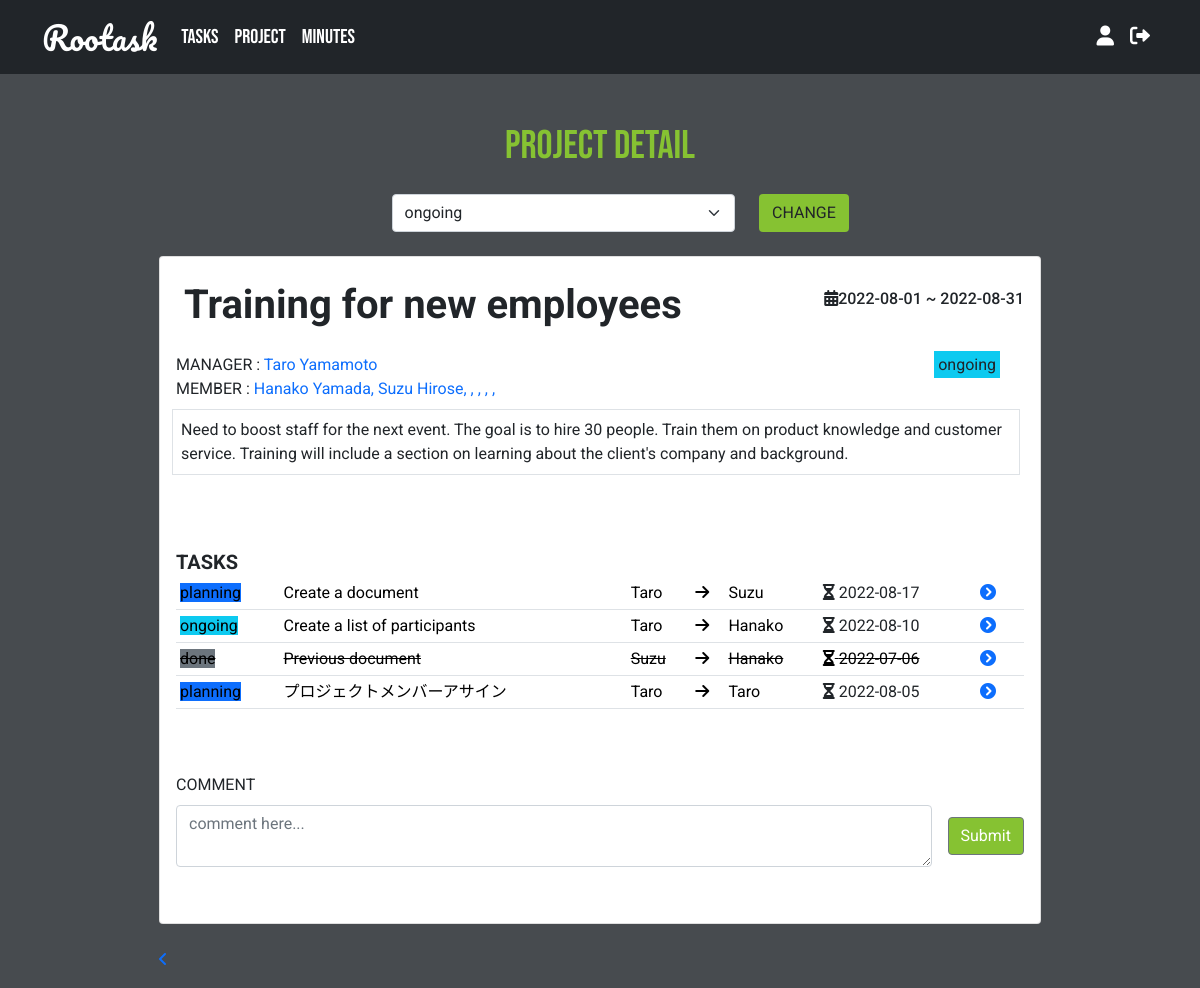
The app's page /views/project-detail.php?project_id=70 (signed in) with its own data.
### tables this page shows
CREATE TABLE `projects` (
  `project_id` int(5) NOT NULL,
  `user_id` int(5) NOT NULL,
  `project_name` varchar(100) NOT NULL,
  `manager_id` int(15) NOT NULL,
  `project_start` date NOT NULL,
  `project_end` date NOT NULL,
  `note` varchar(1000) NOT NULL,
  `project_status` varchar(10) NOT NULL
);

CREATE TABLE `users` (
  `user_id` int(11) NOT NULL,
  `account_id` int(11) NOT NULL,
  `first_name` varchar(50) NOT NULL,
  `last_name` varchar(50) NOT NULL,
  `email` varchar(100) DEFAULT NULL,
  `avatar` varchar(255) DEFAULT 'profile.jpg',
  `division` varchar(50) DEFAULT NULL,
  `position` varchar(50) DEFAULT NULL
);

CREATE TABLE `member` (
  `project_mem_id` int(15) NOT NULL,
  `project_man_id` int(15) NOT NULL,
  `project_id` int(15) NOT NULL,
  `member_id_1` int(15) DEFAULT NULL,
  `member_id_2` int(15) DEFAULT NULL,
  `member_id_3` int(15) DEFAULT NULL,
  `member_id_4` int(15) DEFAULT NULL,
  `member_id_5` int(15) DEFAULT NULL,
  `member_id_6` int(15) DEFAULT NULL,
  `member_id_7` int(15) DEFAULT NULL,
  `member_id_8` int(15) DEFAULT NULL,
  `member_id_9` int(15) DEFAULT NULL
);

CREATE TABLE `tasks` (
  `task_id` int(15) NOT NULL,
  `project_id` int(15) NOT NULL,
  `user_id` int(15) NOT NULL,
  `task_name` varchar(50) NOT NULL,
  `assign_id` int(30) NOT NULL,
  `date_posted` timestamp NOT NULL DEFAULT CURRENT_TIMESTAMP ON UPDATE CURRENT_TIMESTAMP,
  `deadline` date DEFAULT NULL,
  `task_status` varchar(15) NOT NULL DEFAULT 'ongoing',
  `note` varchar(300) DEFAULT NULL
);

### views/project-detail.php (the view, shortened to what the rows shown need)
<?php
require_once "../classes/project.php";
$project_id = $_GET['project_id'];
require_once "../classes/project.php";
$project = new Project;
$project_result = $project->getAProject($project_id);
$project_row = $project_result->fetch_assoc();
$project_manager = $project->getManager($project_id);
$project_member_1_row = $project->getMember1($project_id);
$project_member_2_row = $project->getMember2($project_id);
$project_member_3_row = $project->getMember3($project_id);
?>
<!DOCTYPE html>
<html lang="en">
<head>
    <link href="https://cdn.jsdelivr.net/npm/bootstrap@5.1.3/dist/css/bootstrap.min.css" rel="stylesheet">
    <link rel="stylesheet" href="https://cdnjs.cloudflare.com/ajax/libs/font-awesome/6.0.0/css/all.min.css"/>
    <link rel="stylesheet" href="../styles/style.css">
</head>
<body>
<div  class="container-fluid">
    <main class="h-100 w-75 mx-auto mt-5">
        <h1 class="text-center">Project Detail</h1>
        <div class="row w-50 mx-auto my-4">
                <div class="col-10">
                        <form action="" method="post">
                        <select class="form-select" name="project_status" id="">
                        <option selected value="<?= $project_row['project_status']?>"> <?=$project_row['project_status'] ?> </option>
                        <?php
                        require_once "../classes/project.php";
                        $project = new Project;
                        $manager = $project->getAProject($project_id);
                        ?>
                        </select>
                </div>
            </div>
        <div class="card">
            <div class="card-body">
            <div class="row">
                <div class="col-8">
                    <h4 class="fs-1 m-2 fw-bold"><?= $project_row['project_name'] ?></h4>
                </div>
                <div class="col-4">
                    <p class="text-end">
                    <h6 class="text-end"><i class="fa-solid fa-calendar-days"></i><?= $project_row['project_start'] ?> ~ <?= $project_row['project_end'] ?></h6>
                </div>
                <p class="card-text">
                    <div class="row">
                        <div class="col-9">
                            <div>
                                MANAGER : </span><span class="text-primary"><?= $project_manager['first_name']." ".$project_manager['last_name'] ?></span>
                            </div>
                            <div>
                                MEMBER : </span><span class="text-primary"><?= $project_member_1_row['first_name'] ." ". $project_member_1_row['last_name'] ?>,
                                <span class="text-primary"><?= $project_member_2_row['first_name'] ." ". $project_member_2_row['last_name'] ?>,
                                <span class="text-primary"><?= $project_member_3_row['first_name'] ." ". $project_member_3_row['last_name'] ?>,
                            </div>
                        </div>
                        <div class="col-3 text-end">
                        <td>
                                <?php
                                    if($project_row['project_status'] == "ongoing"){
                                ?>
                                        <span class="text-center bg-info p-1"><?=$project_row['project_status']?></span>
                                <?php
                                    }elseif($project_row['project_status'] == "planning"){
                                ?>
                                        <span class="text-center bg-primary p-1"><?=$project_row['project_status']?></span>
                                <?php
                                    }elseif($project_row['project_status'] == "pending"){
                                ?>
                                        <span class="text-center bg-success p-1"><?=$project_row['project_status']?></span>
                                <?php
                                    }elseif($project_row['project_status'] == "postpone"){
                                ?>
                                    <span class="text-center bg-warning p-1"><?=$project_row['project_status']?></span>
                                <?php
                                    }elseif($project_row['project_status'] == "canceled"){
                                ?>
                                    <span class="text-center bg-danger p-1"><?=$project_row['project_status']?></span>
                                <?php
                                    }elseif($project_row['project_status'] == "done"){
                                ?>
                                    <span class="text-center bg-secondary p-1"><?=$project_row['project_status']?></span>
                                    <?php
                                    }
                                    ?>
                                </td>
                        </div>
                        <p class="border p-2 m-2 mb-4"><?= $project_row['note'] ?></p>
                    </div>
                    <div class="table-responsive">
                        <table class="table table-sm">
                            <tbody>
                                <?php
                                require_once "../classes/task.php";
                                $task = new Task;
                                $specific_tasks_result = $task->getSpecificTasks($project_id);
                                while($specific_tasks_row = $specific_tasks_result->fetch_assoc()){
                                    if($specific_tasks_row['task_status'] != 'done' && $specific_tasks_row['task_status'] != 'canceled'){
                                    ?>
                                        <tr>
                                        <td scope="row">
                                        <?php
                                            if($specific_tasks_row['task_status'] == "ongoing"){
                                        ?>
                                                <a href="task-detail.php?task_id=<?= $specific_tasks_row['task_id'] ?>" class="text-decoration-none text-black"><span class="text-center bg-info"><?=$specific_tasks_row['task_status']?></span></a>
                                        <?php
                                            }elseif($specific_tasks_row['task_status'] == "planning"){
                                        ?>
                                                <a href="task-detail.php?task_id=<?= $specific_tasks_row['task_id'] ?>" class="text-decoration-none text-black"><span class="text-center bg-primary"><?=$specific_tasks_row['task_status']?></span></a>
                                        <?php
                                            }elseif($specific_tasks_row['task_status'] == "pending"){
                                        ?>
                                                <a href="task-detail.php?task_id=<?= $specific_tasks_row['task_id'] ?>" class="text-decoration-none text-black"><span class="text-center bg-success"><?=$specific_tasks_row['task_status']?></span></a>
                                        <?php
                                            }elseif($specific_tasks_row['task_status'] == "postpone"){
                                        ?>
                                                <a href="task-detail.php?task_id=<?= $specific_tasks_row['task_id'] ?>" class="text-decoration-none text-black"><span class="text-center bg-warning"><?=$specific_tasks_row['task_status']?></span></a>
                                        <?php
                                            }elseif($specific_tasks_row['task_status'] == "canceled"){
                                        ?>
                                                <a href="task-detail.php?task_id=<?= $specific_tasks_row['task_id'] ?>" class="text-decoration-none text-black"><span class="text-center bg-danger"><?=$specific_tasks_row['task_status']?></span></a>
                                        <?php
                                            }elseif($specific_tasks_row['task_status'] == "done"){
                                        ?>
                                                <a href="task-detail.php?task_id=<?= $specific_tasks_row['task_id'] ?>" class="text-decoration-none text-black"><span class="text-center bg-secondary"><?=$specific_tasks_row['task_status']?></span></a>
                                            <?php
                                            }
                                            ?>
                                        </td>
                                        <td><a href="task-detail.php?task_id=<?= $specific_tasks_row['task_id'] ?>" class="text-decoration-none text-black"><?= $specific_tasks_row['task_name'] ?></a></td>
                                        <td><a href="task-detail.php?task_id=<?= $specific_tasks_row['task_id'] ?>" class="text-decoration-none text-black"><?= $specific_tasks_row['first_name'] ?></a></td>
                                        <td><a href="task-detail.php?task_id=<?= $specific_tasks_row['task_id'] ?>" class="text-decoration-none text-black"><i class="fa-solid fa-arrow-right"></i></a></td>
                                        <!-- <?php
                                        $task_id = $specific_tasks_row['task_id'];
                                        $task_assign = new Task;
                                        $specific_tasks_assign = $task_assign ->getAssignName($task_id);
                                        $specific_assign_row = $specific_tasks_assign->fetch_assoc();
                                        ?> -->
                                        <td><a href="task-detail.php?task_id=<?= $specific_tasks_row['task_id'] ?>" class="text-decoration-none text-black"><?= $specific_assign_row['first_name']?></a></td>
                                        <td><i class="fa-solid fa-hourglass"></i> <?= $specific_tasks_row['deadline'] ?></td>
                                        <td><a href="task-detail.php?task_id=<?= $specific_tasks_row['task_id'] ?>"><i class="fa-solid fa-circle-chevron-right"></i></a></td>
                                        <td></td>
                                        </tr>
                                    <?php
                                    }else{
                                    ?>
                                        <tr>
                                        <td scope="row"><a href="task-detail.php?task_id=<?= $specific_tasks_row['task_id'] ?>" class="text-decoration-line-through text-black"><span class="bg-secondary"><?= $specific_tasks_row['task_status'] ?></span></a></td>
                                        <td><a href="task-detail.php?task_id=<?= $specific_tasks_row['task_id'] ?>" class="text-decoration-line-through text-black"><?= $specific_tasks_row['task_name'] ?></a></td>
                                        <td><a href="task-detail.php?task_id=<?= $specific_tasks_row['task_id'] ?>" class="text-decoration-line-through text-black"><?= $specific_tasks_row['first_name'] ?></a></td>
                                        <td><a href="task-detail.php?task_id=<?= $specific_tasks_row['task_id'] ?>" class="text-decoration-line-through text-black"><i class="fa-solid fa-arrow-right"></i></a></td>
                                        <!-- <?php
                                        $task_id = $specific_tasks_row['task_id'];
                                        $task_assign = new Task;
                                        $specific_tasks_assign = $task_assign ->getAssignName($task_id);
                                        $specific_assign_row = $specific_tasks_assign->fetch_assoc();
                                        ?> -->
                                        <td><a href="task-detail.php?task_id=<?= $specific_tasks_row['task_id'] ?>" class="text-decoration-line-through text-black"><?= $specific_assign_row['first_name']?></a></td>
                                        <td><a href="task-detail.php?task_id=<?= $specific_tasks_row['task_id'] ?>" class="text-decoration-line-through text-black"><i class="fa-solid fa-hourglass"></i> <?= $specific_tasks_row['deadline'] ?></a></td>
                                        <td><a href="task-detail.php?task_id=<?= $specific_tasks_row['task_id'] ?>"><i class="fa-solid fa-circle-chevron-right"></i></a></td>
                                        <td></td>
                                        </tr>
                                    <?php
                                    }
                                }
                                ?>
                            </tbody>
                        </table>
                    </div>
                </p>
                </div>
                </div>
            </div>
    </main>
</div>
</body>
</html>

### records on screen
projects: project_status "ongoing", project_name "Training for new employees", project_start "2022-08-01", project_end "2022-08-31", users.first_name "Taro", users.last_name "Yamamoto", note "Need to boost staff for the next event. The goal is to hire 30 people. Train them on product knowledge and customer service. Training will include a section on learning about the client's company and background."
member: users.first_name "Hanako", users.last_name "Yamada", users.first_name "Suzu", users.last_name "Hirose"
tasks: task_status "planning", task_name "Create a document", user.first_name "Taro", users.first_name "Suzu", deadline "2022-08-17"
tasks: task_status "ongoing", task_name "Create a list of participants", user.first_name "Taro", users.first_name "Hanako", deadline "2022-08-10"
tasks: task_status "done", task_name "Previous document", user.first_name "Suzu", users.first_name "Hanako", deadline "2022-07-06"
tasks: task_status "planning", task_name "プロジェクトメンバーアサイン", user.first_name "Taro", deadline "2022-08-05"
